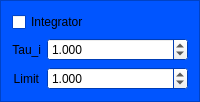
       <widget class="QFrame" name="frame_integrator">
        <property name="sizePolicy">
         <sizepolicy hsizetype="Expanding" vsizetype="Preferred">
          <horstretch>1</horstretch>
          <verstretch>0</verstretch>
         </sizepolicy>
        </property>
        <property name="palette">
         <palette>
          <active>
           <colorrole role="Base">
            <brush brushstyle="SolidPattern">
             <color alpha="255">
              <red>255</red>
              <green>255</green>
              <blue>255</blue>
             </color>
            </brush>
           </colorrole>
           <colorrole role="Window">
            <brush brushstyle="SolidPattern">
             <color alpha="255">
              <red>0</red>
              <green>85</green>
              <blue>255</blue>
             </color>
            </brush>
           </colorrole>
          </active>
          <inactive>
           <colorrole role="Base">
            <brush brushstyle="SolidPattern">
             <color alpha="255">
              <red>255</red>
              <green>255</green>
              <blue>255</blue>
             </color>
            </brush>
           </colorrole>
           <colorrole role="Window">
            <brush brushstyle="SolidPattern">
             <color alpha="255">
              <red>0</red>
              <green>85</green>
              <blue>255</blue>
             </color>
            </brush>
           </colorrole>
          </inactive>
          <disabled>
           <colorrole role="Base">
            <brush brushstyle="SolidPattern">
             <color alpha="255">
              <red>0</red>
              <green>85</green>
              <blue>255</blue>
             </color>
            </brush>
           </colorrole>
           <colorrole role="Window">
            <brush brushstyle="SolidPattern">
             <color alpha="255">
              <red>0</red>
              <green>85</green>
              <blue>255</blue>
             </color>
            </brush>
           </colorrole>
          </disabled>
         </palette>
        </property>
        <property name="frameShape">
         <enum>QFrame::StyledPanel</enum>
        </property>
        <property name="frameShadow">
         <enum>QFrame::Raised</enum>
        </property>
        <layout class="QFormLayout" name="formLayout_2">
         <item row="0" column="0" colspan="2">
          <widget class="QCheckBox" name="checkBox_integrator_use">
           <property name="text">
            <string>Integrator</string>
           </property>
          </widget>
         </item>
         <item row="1" column="0">
          <widget class="QLabel" name="label_tau_i">
           <property name="text">
            <string>Tau_i</string>
           </property>
           <property name="alignment">
            <set>Qt::AlignRight|Qt::AlignTrailing|Qt::AlignVCenter</set>
           </property>
          </widget>
         </item>
         <item row="1" column="1">
          <widget class="QDoubleSpinBox" name="edit_tau_i">
           <property name="sizePolicy">
            <sizepolicy hsizetype="Expanding" vsizetype="Fixed">
             <horstretch>0</horstretch>
             <verstretch>0</verstretch>
            </sizepolicy>
           </property>
           <property name="decimals">
            <number>3</number>
           </property>
           <property name="value">
            <double>1.000000000000000</double>
           </property>
          </widget>
         </item>
         <item row="2" column="0">
          <widget class="QLabel" name="label_integrator_limit">
           <property name="text">
            <string>Limit</string>
           </property>
           <property name="alignment">
            <set>Qt::AlignRight|Qt::AlignTrailing|Qt::AlignVCenter</set>
           </property>
          </widget>
         </item>
         <item row="2" column="1">
          <widget class="QDoubleSpinBox" name="edit_integrator_limit">
           <property name="sizePolicy">
            <sizepolicy hsizetype="Expanding" vsizetype="Fixed">
             <horstretch>0</horstretch>
             <verstretch>0</verstretch>
            </sizepolicy>
           </property>
           <property name="decimals">
            <number>3</number>
           </property>
           <property name="maximum">
            <double>9999.989999999999782</double>
           </property>
           <property name="value">
            <double>1.000000000000000</double>
           </property>
          </widget>
         </item>
        </layout>
       </widget>
